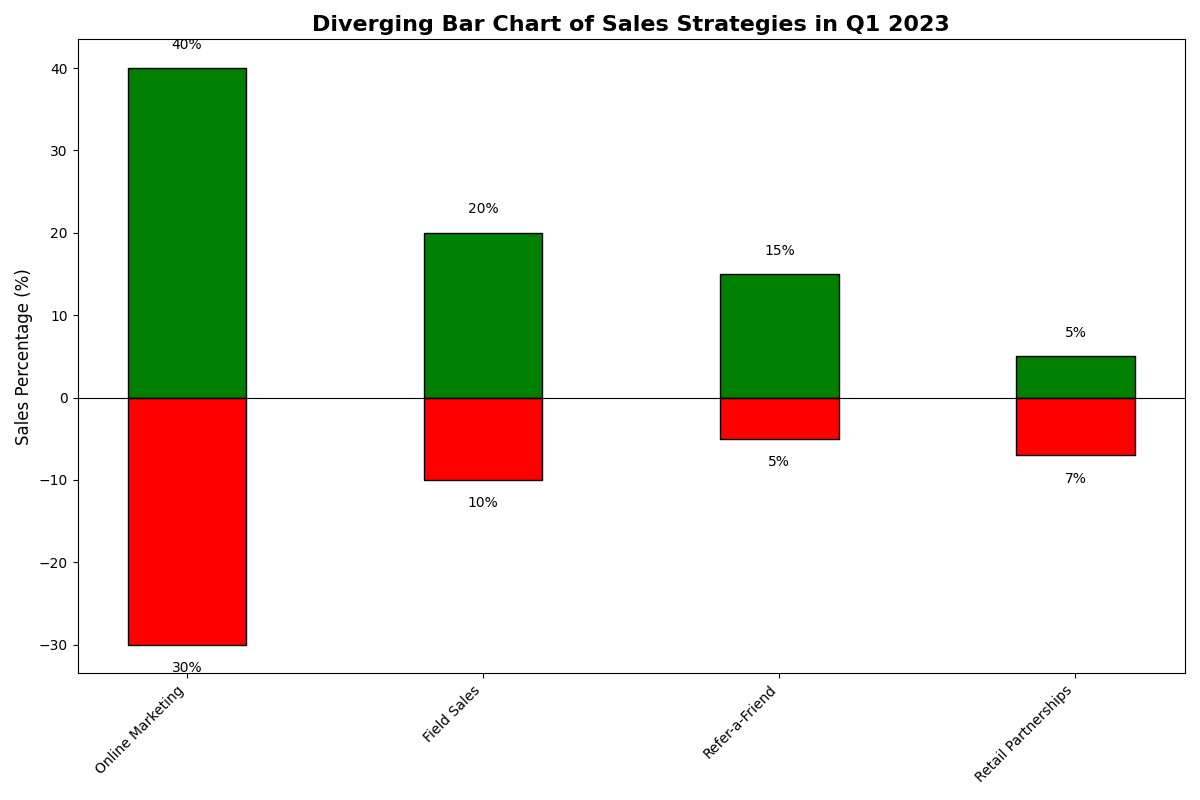

Write the Python code that produced this figure.
import matplotlib.pyplot as plt
import numpy as np

strategies = ['Online Marketing', 'Field Sales', 'Refer-a-Friend', 'Retail Partnerships']
positive_sales = [40, 20, 15, 5]
negative_sales = [-30, -10, -5, -7]

fig, ax = plt.subplots(figsize=(12, 8))

bar_width = 0.4

ax.bar(strategies, positive_sales, bar_width, color='green', edgecolor='black')
ax.bar(strategies, negative_sales, bar_width, color='red', edgecolor='black')

ax.set_ylabel('Sales Percentage (%)', fontsize=12)
ax.set_title('Diverging Bar Chart of Sales Strategies in Q1 2023', fontsize=16, fontweight='bold')

for idx, val in enumerate(positive_sales):
    ax.text(idx, val + 2, f'{val}%', ha='center', va='bottom', fontsize=10, color='black')

for idx, val in enumerate(negative_sales):
    ax.text(idx, val - 2, f'{-val}%', ha='center', va='top', fontsize=10, color='black')

plt.axhline(y=0, color='black', linewidth=0.8)
plt.xticks(rotation=45, ha='right')
plt.tight_layout()
plt.show()
